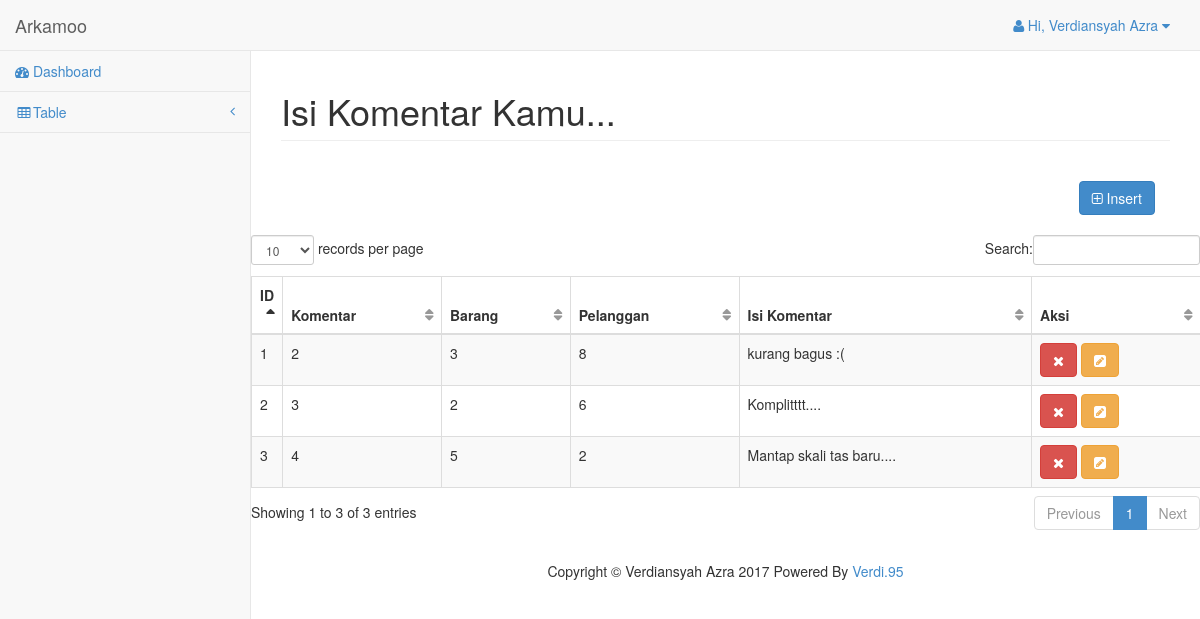
The page /Verdi_projectUTS/komentar on the database its author committed.
### tables this page shows
CREATE TABLE `komentar` (
  `id_komentar` int(11) NOT NULL,
  `id_barang` int(11) NOT NULL,
  `id_pelanggan` int(11) NOT NULL,
  `isi_komentar` varchar(100) NOT NULL
);

### Verdi_projectUTS/application/controllers/Komentar.php (called while the page is built, shortened)
<?php
class Komentar extends CI_Controller
{
	function __construct()
	{
		$this->load->model('Komentar/Komentar_model');
		$this->load->helper(array('url'));
	}
	function index($page=NULL,$offset='',$key=NULL)
	{
		$data['komentar'] = $this->Komentar_model->ambil_data();
		$this->load->view('Komentar/Komentar_list',$data);
	}
}
?>

### Verdi_projectUTS/index.php (called while the page is built, shortened)
<?php
require_once BASEPATH.'core/CodeIgniter.php';

### Verdi_projectUTS/application/models/Komentar/Komentar_model.php (called while the page is built, shortened)
<?php
class Komentar_model extends CI_Model
{
	public $komentar			= 'komentar';
	public $id					= 'id_komentar';
	public $order				= 'ASC';
	function ambil_data()
	{
		$this->db->order_by($this->id,$this->order);
		return $this->db->get($this->komentar)->result();
	}
}
 ?>

### Verdi_projectUTS/application/views/Komentar/Komentar_list.php (the view, shortened to what this page needs)
<div class="row">
		<div class="col-lg-12">
			<h1 class="page-header">Isi Komentar Kamu...</h1>
		<div class="col-md-12 text-right">
		<a href="<?php echo site_url('komentar/tambah'); ?>" class="btn btn-primary"
		style="margin-top:20px; margin-bottom:20px">
		<i class="fa fa-plus-square-o"></i> Insert</a>
		</div>
	</div>
<div class="row">
		<table id="example" class="table table-striped table-bordered">
			<thead>
				<tr>
					<th style="width: 10px">ID</th>
					<th>Komentar</th>
					<th>Barang</th>
					<th>Pelanggan</th>
					<th>Isi Komentar</th>
					<th>Aksi</th>
				</tr>
			</thead>
			<tbody>
				<?php foreach ($komentar as $key => $value) { ?>
				<tr>
					<td><?php echo $key+1; ?></td>
					<td><?php echo $value->id_komentar; ?></td>
					<td><?php echo $value->id_barang; ?></td>
					<td><?php echo $value->id_pelanggan; ?></td>
					<td><?php echo $value->isi_komentar; ?></td>
					<td>
						<a href="<?php echo site_url('komentar/delete/'.$value->id_komentar); ?>"
							class="btn btn-danger">
							<i class="fa fa-times"></i>
						</a>
						<a href="<?php echo site_url('komentar/update/'.$value->id_komentar); ?>"
							class="btn btn-warning">
							<i class="fa fa-pencil-square"></i>
						</a>
					</td>
				</tr>
				<?php } ?>
			</tbody>
		</table>
	</div>

### Verdi_projectUTS/assets/css/sb-admin-2.css (style rules this page uses)
body { background-color: #f8f8f8; }
table.dataTable thead .sorting, table.dataTable thead .sorting_asc, table.dataTable thead .sorting_desc, table.dataTable thead .sorting_asc_disabled, table.dataTable thead .sorting_desc_disabled { background: transparent; }
table.dataTable thead .sorting_asc:after { content: "\f0de"; float: right; font-family: fontawesome; }
table.dataTable thead .sorting:after { content: "\f0dc"; float: right; font-family: fontawesome; color: rgba(50, 50, 50, 0.5); }

### rows shown on the page
komentar: id_komentar "2", id_barang "3", id_pelanggan "8", isi_komentar "kurang bagus :("
komentar: id_komentar "3", id_barang "2", id_pelanggan "6", isi_komentar "Komplitttt...."
komentar: id_komentar "4", id_barang "5", id_pelanggan "2", isi_komentar "Mantap skali tas baru...."
